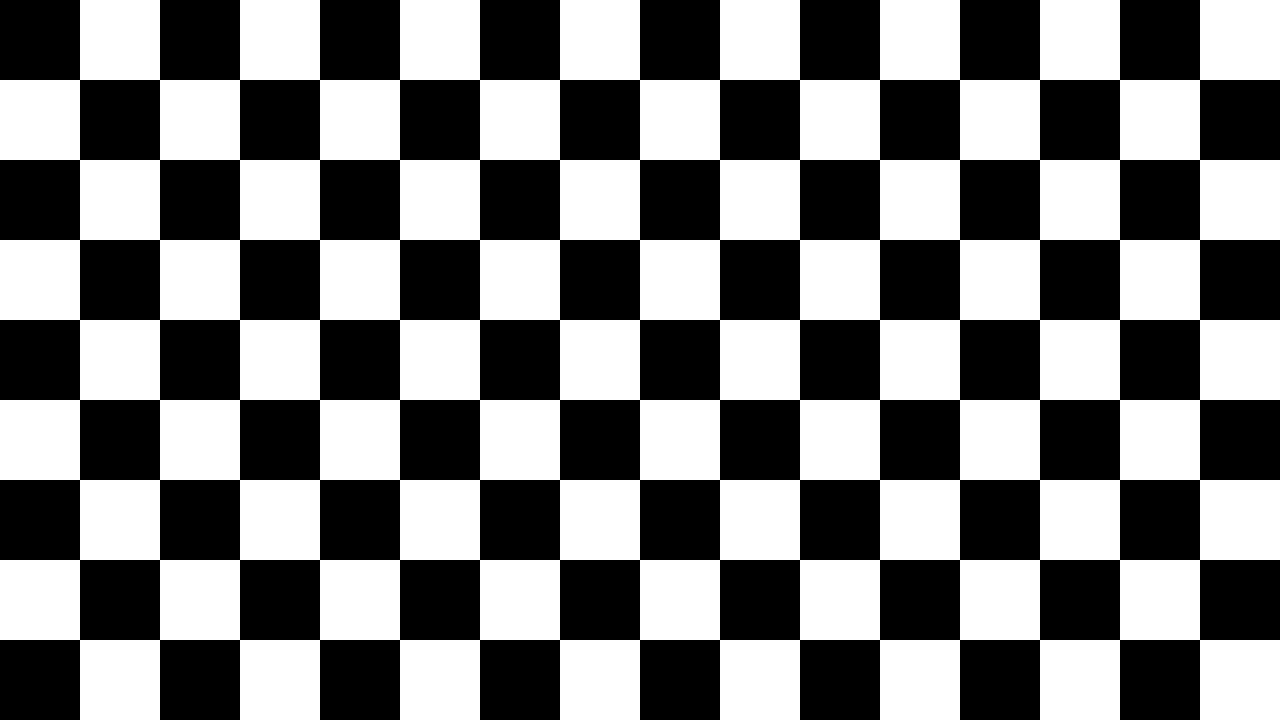
//> input picture test1/cb.png, 1280 x 720 px
$ ./test1   (built with g++ and OpenCV 4)
//> lines starting //> are read from the running program, lines starting //| are printed output that depends on the picture; after the words box and inside, x2 and y2 are one past the last pixel; in counts of white or black regions, pixels touching at a corner belong together
#include "opencv2/flann.hpp"
#include "opencv2/opencv_modules.hpp"
#include "opencv2/stitching/detail/matchers.hpp"
#include "opencv2/imgcodecs/imgcodecs.hpp"
#include "opencv2/highgui.hpp"
#include <opencv2\opencv.hpp>
#include <opencv2\core\core.hpp>
#include <opencv2\highgui\highgui.hpp>
#include <opencv2\imgproc\imgproc.hpp>
//#include <opencv2\objdetect\objdetect.hpp>
#include <opencv2\imgproc\types_c.h>
//#include <opencv2\objdetect\objdetect_c.h>

#include <stdlib.h>
#include <math.h>
#include <vector>
using namespace cv;
using namespace std;
#define PI 3.1415926535
#define RADIAN(angle) ((angle)*PI/180.0)

#define INVALDE_DEM_VALUE  -9999999

double amax = 0, Radius =1;


// [83 lines left out: functions GetDistence, cubic_coeff, changeShapeResampleBilinear, not called in this run]


/**
* @brief 三次卷积
*
* @param x 插值点列坐标
* @param y 插值点行坐标
* @param pdfValue 影像数据
* @param nWidth 影像数据宽度
* @param nHeight 影像数据高度
*/
// [171 lines left out: functions ResampleCubic, BiCubicPloy, changeShapeResampleCubic, not called in this run]


void main() {


	const char *filename = "cb.png";//图像路径
	Mat pano = cv::imread(filename);
//> pano is the input picture: 720 rows x 1280 cols, CV_8UC3; 50% white; 1 white region, box (x1, y1, x2, y2) and area: (0, 0, 1280, 720) 460800
	// [22 lines of commented-out code are left out]


    long time = clock();
	Mat img = imread(filename);
	Mat drcimg(img.rows, img.cols, CV_8UC3);
	cv::imshow("矫正前", img);

	cv::Point lenscenter(img.cols / 2, img.rows / 2);//镜头中心在图像中的位置
//> lenscenter = Point(640, 360)
	CvPoint src_a, src_b, src_c, src_d;//a、b、c、d四个顶点
	//矫正参数
	double r;//矫正前像素点跟镜头中心的距离
	double s;//矫正后像素点跟镜头中心的距离
	CvPoint2D32f mCorrectPoint;//矫正后点坐标
	double distance_to_a_x, distance_to_a_y;//求得中心点和边界的距离

	double c0 = -0.9998;
	double c1 = -4.3932;
	double c2 = +1.4327; //inner outer
	double c3 = -2.8526;
	double c4 = +9.8223;

	for (int y = 0; y < img.rows; y++)//操作数据区,要注意OpenCV的RGB的存储顺序为GBR
		for (int x = 0; x < img.cols; x++)//示例为亮度调节
		{
			r = sqrt((y - lenscenter.y)*(y - lenscenter.y) + (x - lenscenter.x)*(x - lenscenter.x));
			s = c0
				+c1*1e-4 * r//pow(r,1)
				+c2*1e-6 * r * r
				+c3*1e-9 * r * r * r
				+c4*1e-13 * r * r * r * r;//比例

			mCorrectPoint = cvPoint2D32f((x - lenscenter.x) / s * 1.35 + lenscenter.x, (y - lenscenter.y) / s * 1.35 + lenscenter.y);
			//越界判断
			if (mCorrectPoint.y < 0 || mCorrectPoint.y >= img.rows - 1)
			{
				continue;
			}
			if (mCorrectPoint.x < 0 || mCorrectPoint.x >= img.cols - 1)
			{
				continue;
			}
			src_a = cvPoint((int)mCorrectPoint.x, (int)mCorrectPoint.y);
			src_b = cvPoint(src_a.x + 1, src_a.y);
			src_c = cvPoint(src_a.x, src_a.y + 1);
			src_d = cvPoint(src_a.x + 1, src_a.y + 1);
			distance_to_a_x = mCorrectPoint.x - src_a.x;//在原图像中与a点的水平距离
			distance_to_a_y = mCorrectPoint.y - src_a.y;//在原图像中与a点的垂直距离

			drcimg.at<Vec3b>(y, x)[0] =
				img.at<Vec3b>(src_a.y, src_a.x)[0] * (1 - distance_to_a_x)*(1 - distance_to_a_y) +
				img.at<Vec3b>(src_b.y, src_b.x)[0] * distance_to_a_x*(1 - distance_to_a_y) +
				img.at<Vec3b>(src_c.y, src_c.x)[0] * distance_to_a_y*(1 - distance_to_a_x) +
				img.at<Vec3b>(src_d.y, src_d.x)[0] * distance_to_a_y*distance_to_a_x;
			drcimg.at<Vec3b>(y, x)[1] =
				img.at<Vec3b>(src_a.y, src_a.x)[1] * (1 - distance_to_a_x)*(1 - distance_to_a_y) +
				img.at<Vec3b>(src_b.y, src_b.x)[1] * distance_to_a_x*(1 - distance_to_a_y) +
				img.at<Vec3b>(src_c.y, src_c.x)[1] * distance_to_a_y*(1 - distance_to_a_x) +
				img.at<Vec3b>(src_d.y, src_d.x)[1] * distance_to_a_y*distance_to_a_x;
			drcimg.at<Vec3b>(y, x)[2] =
				img.at<Vec3b>(src_a.y, src_a.x)[2] * (1 - distance_to_a_x)*(1 - distance_to_a_y) +
				img.at<Vec3b>(src_b.y, src_b.x)[2] * distance_to_a_x*(1 - distance_to_a_y) +
				img.at<Vec3b>(src_c.y, src_c.x)[2] * distance_to_a_y*(1 - distance_to_a_x) +
				img.at<Vec3b>(src_d.y, src_d.x)[2] * distance_to_a_y*distance_to_a_x;
		}
//> this loop made 720 passes
//> (r, s, mCorrectPoint, src_a, src_b, src_c) on passes 1 to 3: (733.4, -1.39, Point(20.52, 709), Point(20, 709), Point(21, 709), Point(20, 710)), (732.9, -1.39, Point(20.22, 708.2), Point(20, 708), Point(21, 708), Point(20, 709)), (732.5, -1.39, Point(19.92, 707.4), Point(19, 707), Point(20, 707), Point(19, 708))
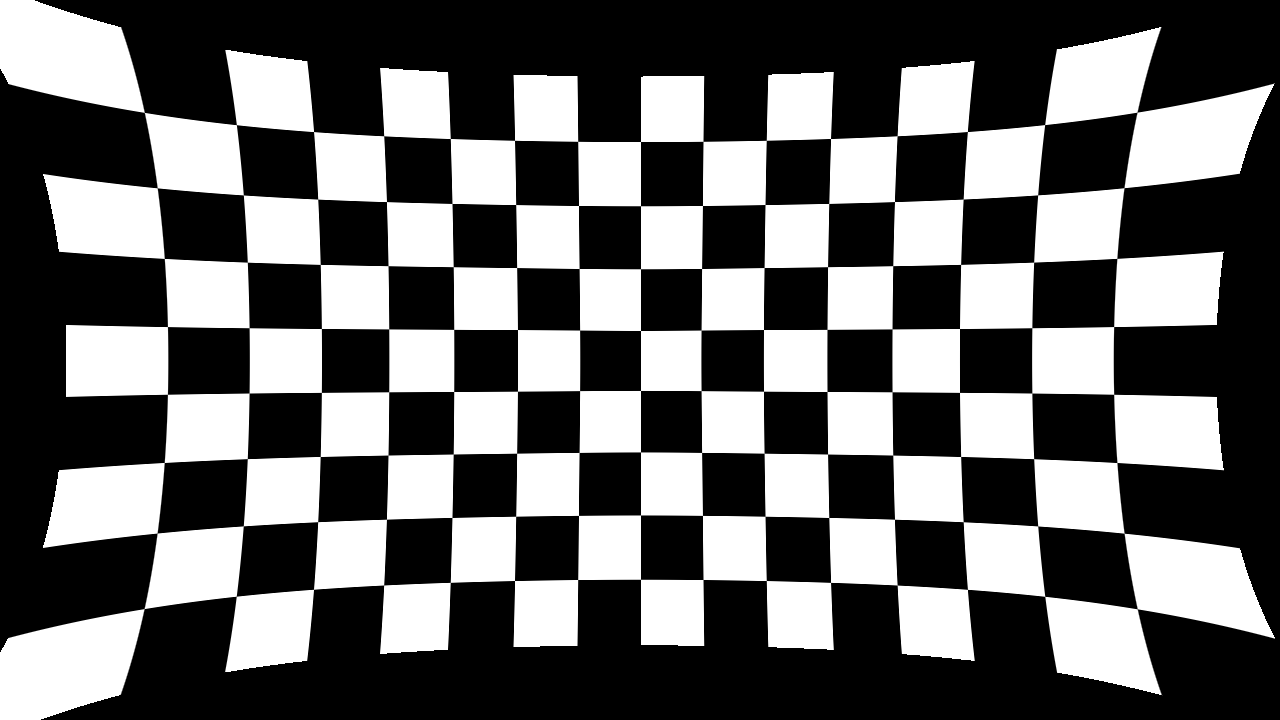
//> drcimg: 720 rows x 1280 cols, CV_8UC3; min 0, max 255, mean 101.9
//> after the loop, r = 732.9; s = -1.39; mCorrectPoint = Point(20.22, 11.8); src_a = Point(20, 11); src_b = Point(21, 11); src_c = Point(20, 12)
	cv::flip(drcimg, drcimg,1);
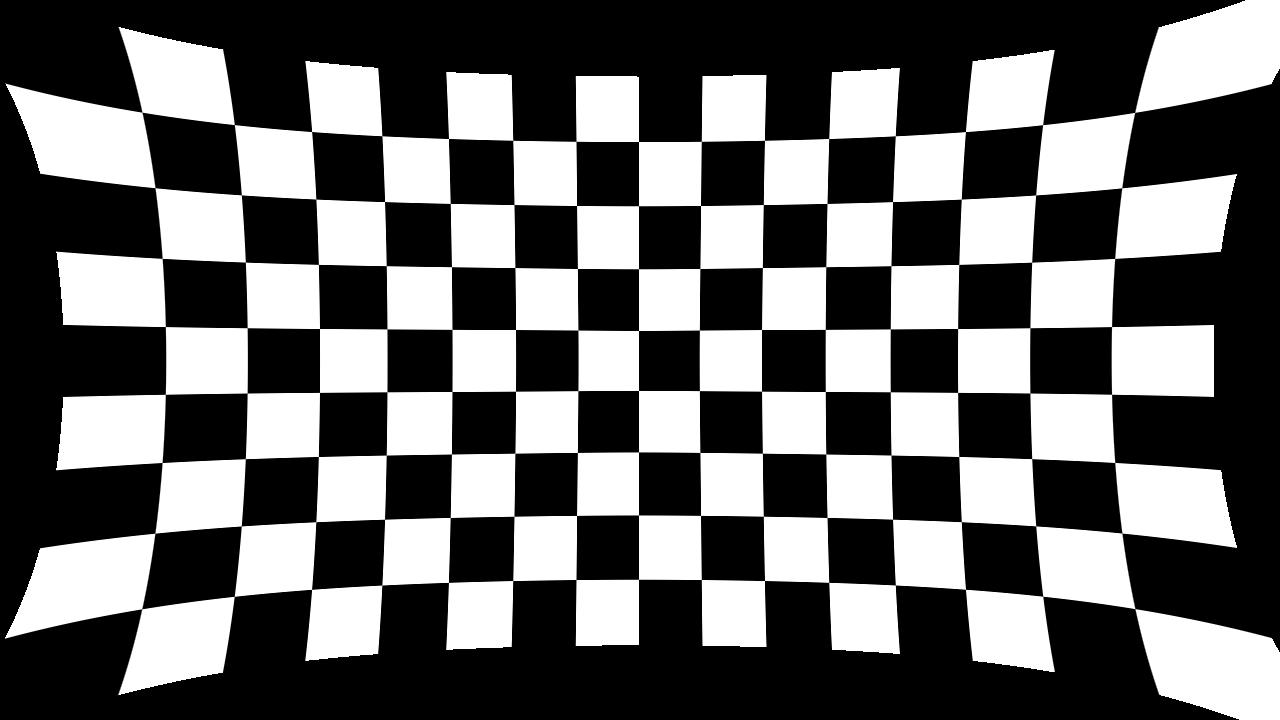
//> drcimg: 720 rows x 1280 cols, CV_8UC3; min 0, max 255, mean 101.9
	cv::imwrite("矫正完成.bmp", drcimg);
	cv::imshow("矫正完成", drcimg);
	cv::waitKey(0);
	img.release();
	drcimg.release();


	waitKey();
	return;
}

$ run again, with test1/矫正完成.bmp saved as test1/cb.png
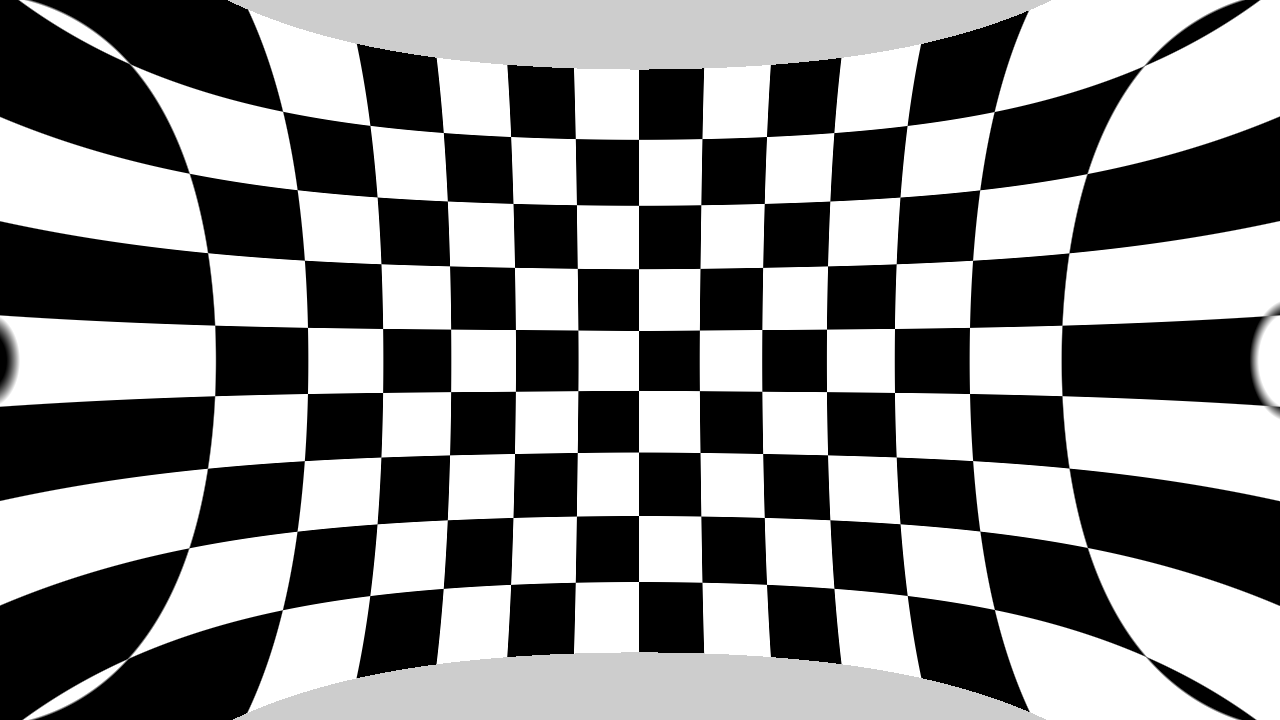
//> input picture test1/矫正完成.bmp, 1280 x 720 px
//> pano is the input picture: 720 rows x 1280 cols, CV_8UC3; min 0, max 255, mean 134.6
//> the loop `for (int y = 0; y < img.rows; y++)` made 720 passes
//> (r, s, mCorrectPoint, src_a, src_b, src_c) on passes 1 to 3: (733.4, -1.39, Point(20.52, 709), Point(20, 709), Point(21, 709), Point(20, 710)), (732.9, -1.39, Point(20.22, 708.2), Point(20, 708), Point(21, 708), Point(20, 709)), (732.5, -1.39, Point(19.92, 707.4), Point(19, 707), Point(20, 707), Point(19, 708))
//> after the loop `for (int y = 0; y < img.rows; y++)`:
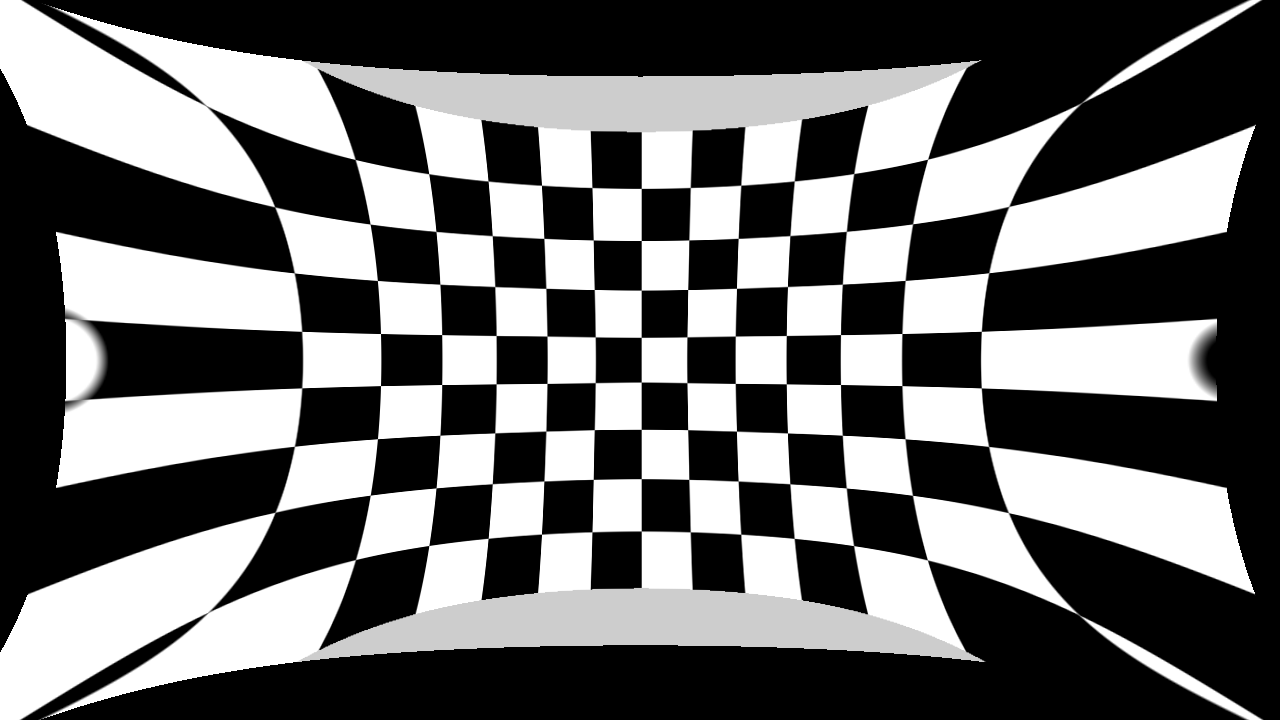
//> drcimg: 720 rows x 1280 cols, CV_8UC3; min 0, max 255, mean 106.7
//> after the loop `for (int y = 0; y < img.rows; y++)`: r = 732.9; s = -1.39; mCorrectPoint = Point(20.22, 11.8); src_a = Point(20, 11); src_b = Point(21, 11); src_c = Point(20, 12)
//> `cv::flip(drcimg, drcimg,1);`:
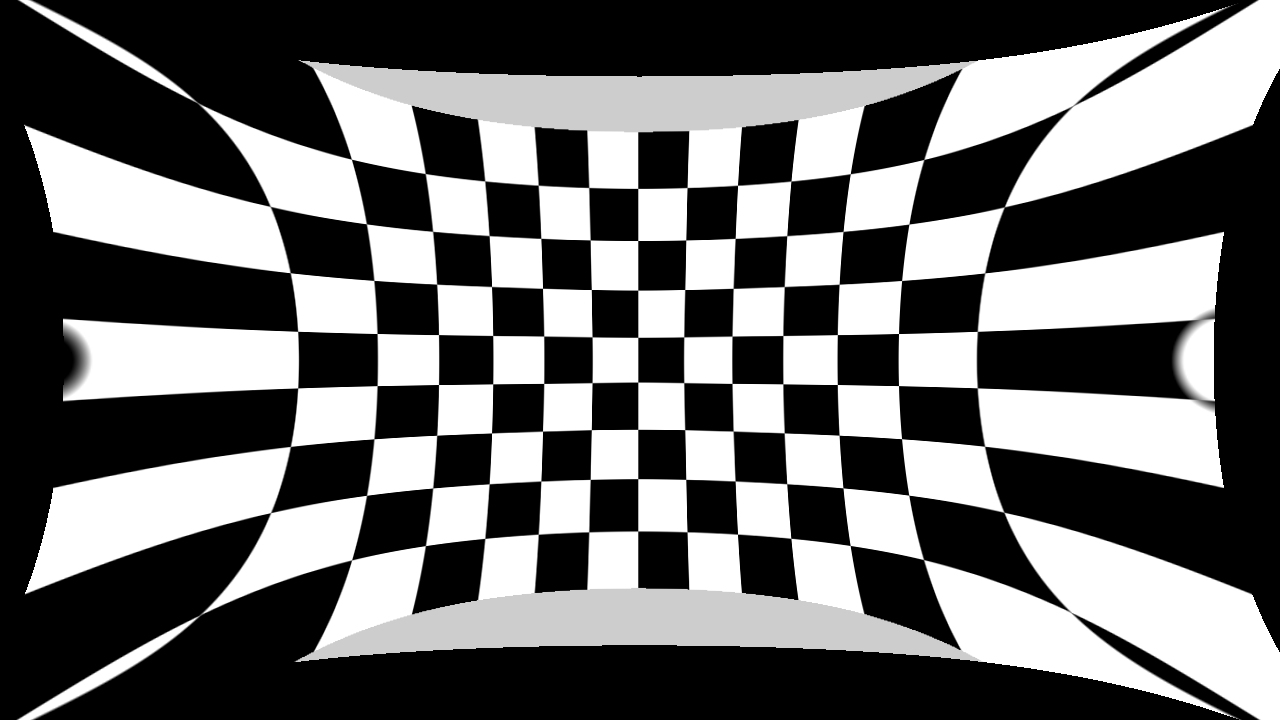
//> drcimg: 720 rows x 1280 cols, CV_8UC3; min 0, max 255, mean 106.7
